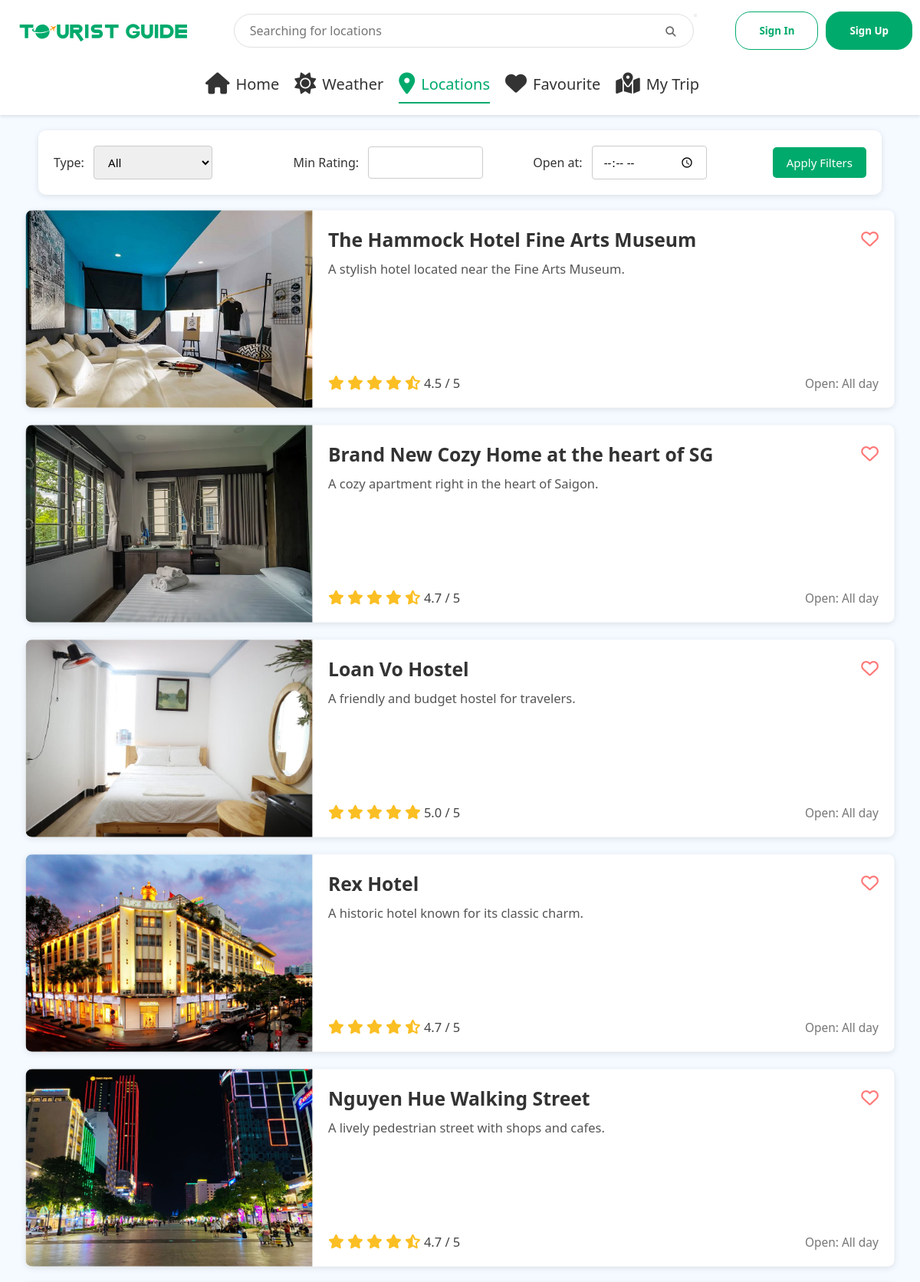
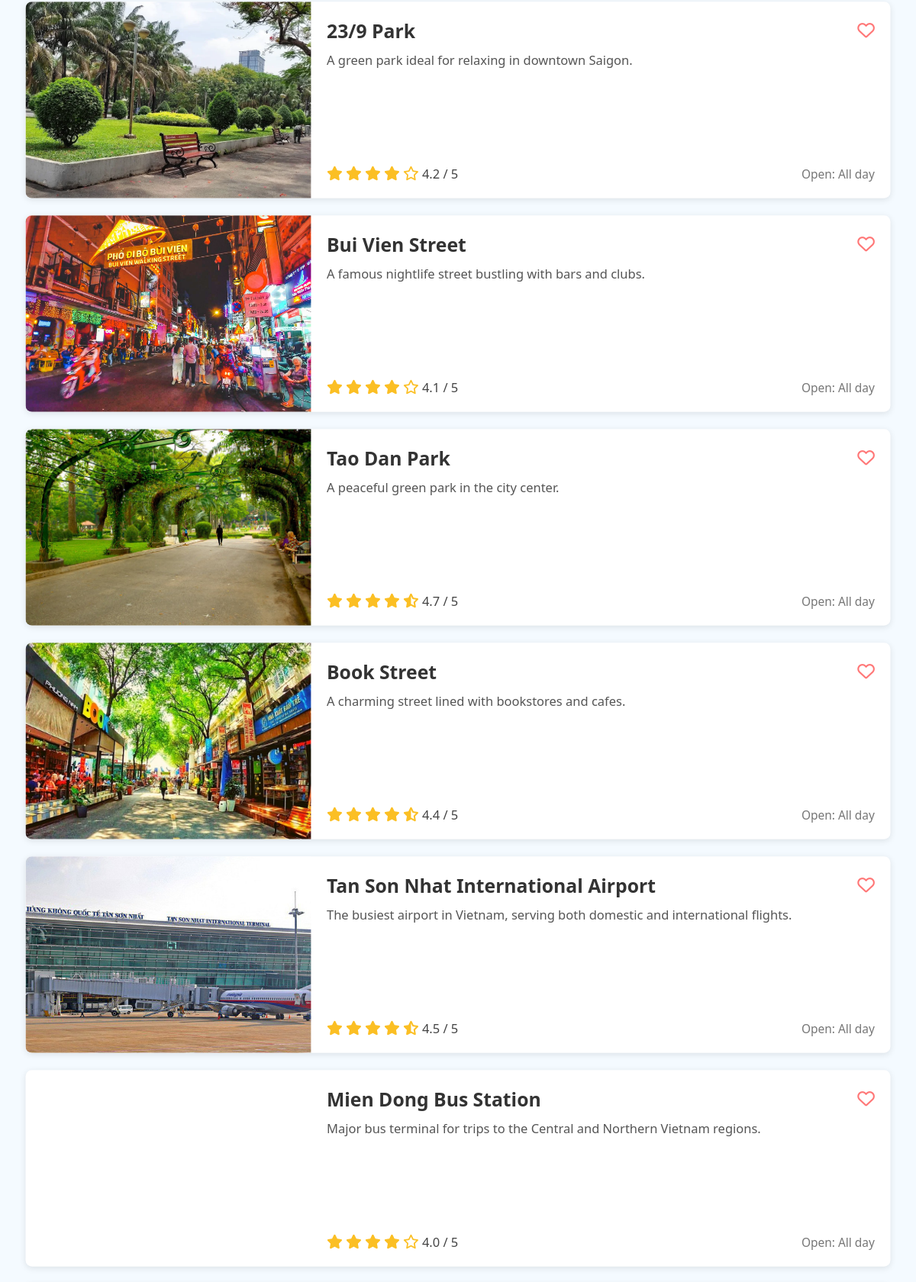
/locations (upper part), run on the app's committed database (2 pictures, top to bottom).
### location/models.py (models this page shows, shortened)
class Location(models.Model):
    favourited_by = models.ManyToManyField(User, related_name="favourite_locations", blank=True)
    code = models.CharField(max_length=10, unique=True)
    location = models.CharField(max_length = 64)
    type = models.CharField(max_length=18, default = "")
    tags = models.TextField(default = "")
    rating = models.FloatField(default = 5)
    open_time = models.TimeField(default = time(0,0))
    close_time = models.TimeField(default = time(23,59))
    ticket_info = models.CharField(max_length = 100, default = "")
    address = models.CharField(max_length = 100, default = "")
    image_path = models.CharField(max_length=255, default='')
    description = models.TextField(default="")
    long_description = models.TextField(default="")
    coordinate = models.CharField(max_length = 40, default = "")

### location/views.py (the view, shortened to what this page needs)
# urls.py: path('locations', views.locations, name = 'locations'),
def locations(request):
    if request.method == "POST":
        if not request.user.is_authenticated:
            return JsonResponse({'error': 'unauthenticated'}, status=401)
        code = request.POST.get('value')
        if not code:
            return redirect('favourite')
        try:
            selected = Location.objects.get(code=code)
        except Location.DoesNotExist:
            return JsonResponse({'error': 'Location not found'}, status=404)
        user = request.user
        if user in selected.favourited_by.all():
            selected.favourited_by.remove(user)
        else:
            selected.favourited_by.add(user)
        return redirect('locations')
    else:
        type_filter = request.GET.get('type')
        min_rating = request.GET.get('rating')
        desired_time = request.GET.get('desired_time')
        search_query = request.GET.get('search')
        all_of_locations = Location.objects.all()
        if type_filter:
            all_of_locations = all_of_locations.filter(type__iexact=type_filter)
        if min_rating:
            try:
                min_rating = float(min_rating)
                all_of_locations = all_of_locations.filter(rating__gte=min_rating)
            except ValueError:
                pass
        if search_query:
            all_of_locations = all_of_locations.filter(
                Q(location__icontains=search_query) |
                Q(address__icontains=search_query) |
                Q(tags__icontains=search_query)
            )
        all_of_locations = all_of_locations.order_by('open_time')
        user = request.user if request.user.is_authenticated else None
        processed_locations = []
        for loc in all_of_locations:
            rating = (round(loc.rating * 2)) / 2
            full_stars = int(rating)
            has_half = (rating - full_stars) >= 0.5
            star_html = '<i class="fas fa-star"></i>' * full_stars
            if has_half:
                star_html += '<i class="fas fa-star-half-alt"></i>'
                empty_stars = 5 - full_stars - 1
            else:
                empty_stars = 5 - full_stars
            star_html += '<i class="far fa-star"></i>' * empty_stars
            favourite_symbol = (
                '<i class="fa-solid fa-heart"></i>'
                if user and loc.favourited_by.filter(id=user.id).exists()
                else '<i class="fa-regular fa-heart"></i>'
            )
            open_time = loc.open_time.strftime("%H:%M") if loc.open_time else "N/A"
            close_time = loc.close_time.strftime("%H:%M") if loc.close_time else "N/A"
            if open_time == "00:00" and close_time == "23:59":
                open_time_str = "All day"
            elif loc.close_time and loc.open_time and loc.close_time < loc.open_time:
                open_time_str = f"{open_time} - {close_time} (The next day)"
            else:
                open_time_str = f"{open_time} - {close_time}"
            processed_locations.append({
                'code': loc.code,
                'location': loc.location,
                'description': loc.description,
                'image_path': loc.image_path,
                'rating': loc.rating,
                'open_time': open_time_str,
                'star_html': star_html,
                'favourite_symbol': favourite_symbol,
            })
        return render(request, "locations.html", {
            'locations': processed_locations,
            'current_filters': {
                'type': type_filter or '',
                'rating': min_rating or '',
                'desired_time': desired_time or '',
                'search': search_query or '',
            }
        })

### location/templates/locations.html (shortened to what this page needs)
{% extends "layout.html" %}
{% load static %}
{% block css %}
<link rel="stylesheet" href="{% static 'css/locations.css' %}">
{% endblock %}
{% block body %}
<section class="filter-section">
    <form method="get" action="{% url 'locations' %}" style="display: flex; flex-wrap: wrap; gap: 16px; width: 100%; align-items: center;">
        <div class="filter-element">
            <label for="type">Type:</label>
            <select name="type" id="type">
                <option value="">All</option>
            </select>
        </div>
        <div class="filter-element">
            <label for="rating">Min Rating:</label>
            <input type="number" name="rating" id="rating" value="{{ current_filters.rating }}" min="1" max="5" step="0.1">
        </div>
        <div class="filter-element">
            <label for="desired_time">Open at:</label>
            <input type="time" id="desired_time" name="desired_time" value="{{ current_filters.desired_time }}">
        </div>
        <div>
            <button type="submit">Apply Filters</button>
        </div>
    </form>
</section>
<section class="content-section">
    <div class="card-grid">
        {% for loc in locations %}
        <div class="card">
            <a href="{% url 'display_location' loc.code %}" style="display: flex; width: 100%; text-decoration: none; color: inherit;">
                <div class="card-image" style="background-image: url('{% static loc.image_path %}');"></div>
                <div class="card-content">
                    <div>
                        <div style="display: flex;">
                          <h3>{{ loc.location }}</h3>
                          <div class="favourite">
                              <button class="fav-btn" data-code="{{ loc.code }}">
                                  {% if loc.favourite_symbol == '<i class="fa-solid fa-heart"></i>' %}
                                      <i class="fa-solid fa-heart"></i>
                                  {% else %}
                                      <i class="fa-regular fa-heart"></i>
                                  {% endif %}
                              </button>
                          </div>
                        </div>
                        <p>{{ loc.description }}</p>
                    </div>
                    <div style="display: flex; align-items: center; justify-content: space-between;">
                        <div class="rating">
                            {{ loc.star_html|safe }}
                            <span>{{ loc.rating }} / 5</span>
                        </div>
                        <div class="open-hour">Open: {{ loc.open_time }}</div>
                    </div>
                </div>
            </a>
        </div>
        {% endfor %}
    </div>
</section>
{% endblock %}

### location/static/css/layout.css (style rules this page uses)
* { margin: 0; padding: 0; box-sizing: border-box; font-family: 'Segoe UI', Tahoma, Geneva, Verdana, sans-serif; }
html { overflow-y: scroll; overflow-x: hidden; }
body { background-color: #f4faff; color: #333; }

### location/static/css/locations.css (style rules this page uses)
.filter-section { max-width: 1100px; margin: 20px auto 24px auto; padding: 20px; background: #fff; border-radius: 10px; box-shadow: 0 2px 8px rgba(0,0,0,0.1); display: flex; flex-wrap: wrap; gap: 20px; align-items: center; justify-content: center; }
.filter-element { flex: 1; }
.filter-section label { font-size: 16px; font-weight: 500; margin-right: 8px; }
.filter-section select, .filter-section input { padding: 10px 14px; border: 1px solid #ccc; border-radius: 4px; font-size: 15px; min-width: 150px; }
.filter-section button { flex: 1; padding: 10px 18px; background-color:#00aa6c; color: #fff; margin-left: auto; border: none; border-radius: 5px; cursor: pointer; font-size: 15px; }
.content-section { max-width: 1200px; margin: 0 auto; }
.card-grid { display: grid; grid-template-columns: 1fr; gap: 30px; }
.card { display: flex; background-color: white; border-radius: 8px; height: 250px; width: 1100px; margin: 0 auto; overflow: hidden; box-shadow: 0 2px 8px rgba(0,0,0,0.1); transition: transform 0.3s, box-shadow 0.3s; transform: scale(1.03); }
.card-image { width: 33%; background-size: cover; background-position: center; }
.card-content { padding: 20px; display: flex; flex-direction: column; justify-content: space-between; width: 67%; }
.card-content h3 { margin-bottom: 10px; font-size: 24px; font-weight: 600; }
.card-content p { font-size: 16px; color: #555; margin-bottom: 14px; }
.rating { display: flex; align-items: center; }
.rating i { color: #fbbf24; font-size: 18px; margin-right: 4px; }
.rating span { font-size: 16px; color: #444; }
.open-hour { font-size: 15px; color: #777; }
.favourite { margin-left: auto; }
.favourite .fav-btn { background: none; border: none; cursor: pointer; font-size: 22px; }
.favourite i { color: rgb(255, 119, 119); }

### location/templates/layout.html (style rules this page uses)
.card a { text-decoration: none; color: inherit; }

### data on the page
Location: image_path (picture), location "The Hammock Hotel Fine Arts Museum", description "A stylish hotel located near the Fine Arts Museum.", rating "4.5"
Location: image_path (picture), location "Brand New Cozy Home at the heart of SG", description "A cozy apartment right in the heart of Saigon.", rating "4.7"
Location: image_path (picture), location "Loan Vo Hostel", description "A friendly and budget hostel for travelers.", rating "5.0"
Location: image_path (picture), location "Rex Hotel", description "A historic hotel known for its classic charm.", rating "4.7"
Location: image_path (picture), location "Nguyen Hue Walking Street", description "A lively pedestrian street with shops and cafes.", rating "4.7"
Location: image_path (picture), location "23/9 Park", description "A green park ideal for relaxing in downtown Saigon.", rating "4.2"
Location: image_path (picture), location "Bui Vien Street", description "A famous nightlife street bustling with bars and clubs.", rating "4.1"
Location: image_path (picture), location "Tao Dan Park", description "A peaceful green park in the city center.", rating "4.7"
Location: image_path (picture), location "Book Street", description "A charming street lined with bookstores and cafes.", rating "4.4"
Location: image_path (picture), location "Tan Son Nhat International Airport", description "The busiest airport in Vietnam, serving both domestic and international flights.", rating "4.5"
Location: location "Mien Dong Bus Station", description "Major bus terminal for trips to the Central and Northern Vietnam regions.", rating "4.0"

### other printed values
{{ loc.open_time }} "All day" "All day" "All day" "All day" "All day" "All day" "All day" "All day" "All day" "All day" "All day"
